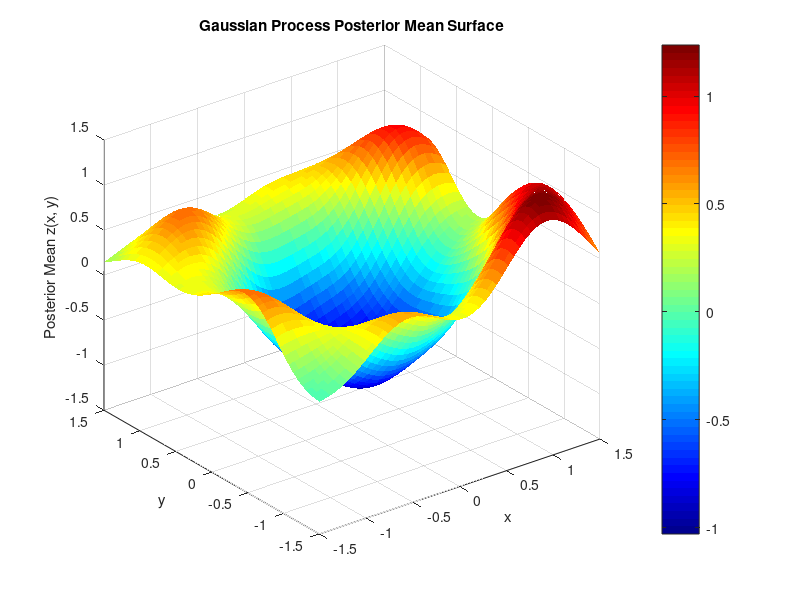
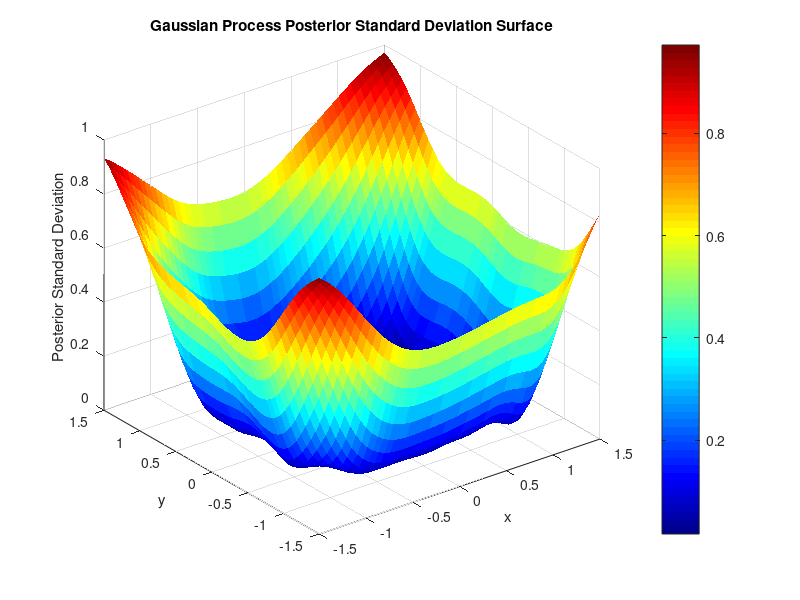
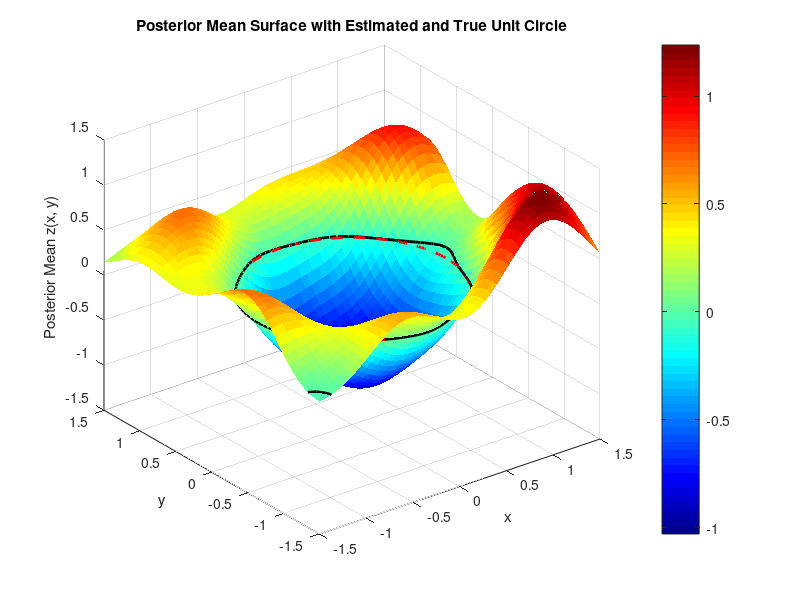
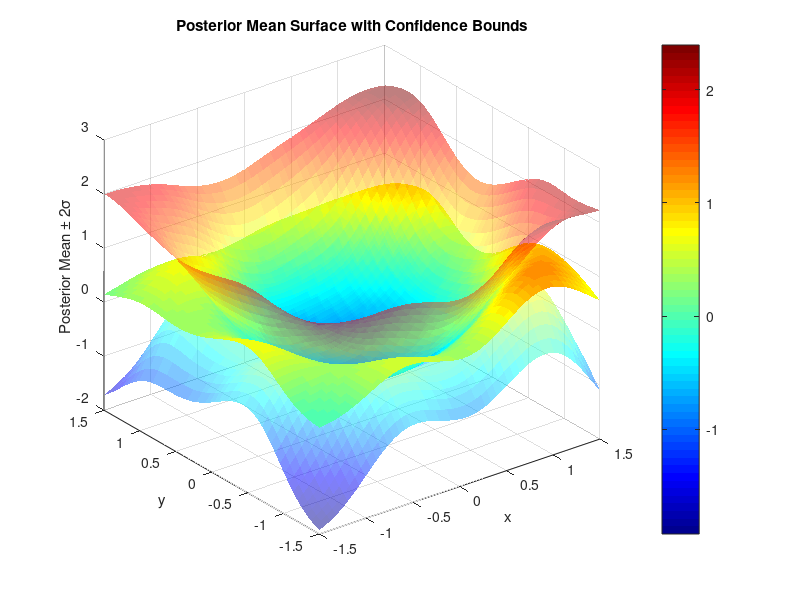

MATLAB code to generate these figures, in order: (Note: this script raises an error after producing the figures.)
% MATLAB Code to Set Up Gaussian Process Regression for a Unit Circle with 3D Visualization

% Clear workspace and command window
clear; clc; close all;

%% 1. Define the Mean and Covariance Functions as in the Paper

% Mean function (assumed zero, but defined explicitly)
mu = @(x) zeros(size(x,1),1);

% Covariance kernel function (Squared Exponential Kernel with hyperparameters)
% Hyperparameters: signal variance (sigma_f) and length-scale (l)
sigma_f = 1.0;  % Signal variance (to be optimized/refitted)
l = 0.5;        % Length-scale (to be optimized/refitted)
k = @(x1, x2) sigma_f^2 * exp(-0.5 * pdist2(x1, x2, 'euclidean').^2 / l^2);

%% 2. Generate Data Representing the Unit Circle

% Number of training data points
N = 100;

% Generate random points in the 2D plane
rng(1);  % For reproducibility
X = 2 * rand(N, 2) - 1;  % Uniformly distributed in [-1, 1] x [-1, 1]

% True function representing the unit circle
z_true = sum(X.^2, 2) - 1;  % z(x, y) = x^2 + y^2 - 1

% Add Gaussian noise to the observations
noise_std = 0.05;  % Standard deviation of noise
epsilon = noise_std * randn(size(z_true));  % Gaussian noise
z_noisy = z_true + epsilon;  % Noisy observations

%% 3. Compute the Posterior Mean and Covariance at Query Points

% Query points where we want to predict the function
grid_size = 50;
[x1_grid, x2_grid] = meshgrid(linspace(-1.5, 1.5, grid_size), linspace(-1.5, 1.5, grid_size));
X_star = [x1_grid(:), x2_grid(:)];  % Flatten the grid for computation

% Compute covariance matrices

% K(X, X)
K_XX = k(X, X);

% K(X_star, X)
K_XstarX = k(X_star, X);

% K(X_star, X_star)
K_XstarXstar_diag = diag(k(X_star, X_star));  % Only need the diagonal

% Add noise variance to the diagonal of K_XX
sigma_n_sq = noise_std^2;
K_XX_noisy = K_XX + sigma_n_sq * eye(N);

% Compute the inverse of the noisy covariance matrix
% For numerical stability, use Cholesky decomposition
L = chol(K_XX_noisy + 1e-6 * eye(N), 'lower');  % Add small value to diagonal for stability
alpha = L'\(L\ (z_noisy - mu(X)));

% Equation (10a): Posterior mean
E_z_Xstar = mu(X_star) + K_XstarX * alpha;

% Equation (10b): Posterior variance
v = L\K_XstarX';
var_z_Xstar = K_XstarXstar_diag - sum(v.^2, 1)';
std_z_Xstar = sqrt(var_z_Xstar);

%% 4. Visualize the Results in 3D

% Reshape the outputs for plotting
E_z_Xstar_grid = reshape(E_z_Xstar, grid_size, grid_size);
std_z_Xstar_grid = reshape(std_z_Xstar, grid_size, grid_size);

% Plot the posterior mean surface
figure;
surf(x1_grid, x2_grid, E_z_Xstar_grid, 'EdgeColor', 'none');
colormap jet;
colorbar;
xlabel('x');
ylabel('y');
zlabel('Posterior Mean z(x, y)');
title('Gaussian Process Posterior Mean Surface');
view(3);
grid on;

% Plot the posterior variance surface
figure;
surf(x1_grid, x2_grid, std_z_Xstar_grid, 'EdgeColor', 'none');
colormap jet;
colorbar;
xlabel('x');
ylabel('y');
zlabel('Posterior Standard Deviation');
title('Gaussian Process Posterior Standard Deviation Surface');
view(3);
grid on;

% Overlay the unit circle on the mean surface
figure;
surf(x1_grid, x2_grid, E_z_Xstar_grid, 'EdgeColor', 'none');
colormap jet;
colorbar;
hold on;
% Plot the contour where z = 0 (estimated unit circle)
contour3(x1_grid, x2_grid, E_z_Xstar_grid, [0, 0], 'k-', 'LineWidth', 2);
% Plot the true unit circle
theta = linspace(0, 2*pi, 200);
plot3(cos(theta), sin(theta), zeros(size(theta)), 'r--', 'LineWidth', 2);
xlabel('x');
ylabel('y');
zlabel('Posterior Mean z(x, y)');
title('Posterior Mean Surface with Estimated and True Unit Circle');
view(3);
grid on;
hold off;

% Plot the posterior mean with uncertainty bounds (mean ± 2σ)
figure;
surf(x1_grid, x2_grid, E_z_Xstar_grid, 'EdgeColor', 'none');
colormap jet;
colorbar;
hold on;
% Upper bound surface (mean + 2σ)
surf(x1_grid, x2_grid, E_z_Xstar_grid + 2 * std_z_Xstar_grid, 'FaceAlpha', 0.5, 'EdgeColor', 'none');
% Lower bound surface (mean - 2σ)
surf(x1_grid, x2_grid, E_z_Xstar_grid - 2 * std_z_Xstar_grid, 'FaceAlpha', 0.5, 'EdgeColor', 'none');
xlabel('x');
ylabel('y');
zlabel('Posterior Mean ± 2σ');
title('Posterior Mean Surface with Confidence Bounds');
view(3);
grid on;
hold off;

%% 5. Visualize the Normal Distribution Changing Across the Domain

% For selected points, plot the normal distribution of z(x, y)
selected_points = [0, 0; 0.5, 0.5; 1.0, 0.0; -0.75, -0.75];
figure;
for i = 1:size(selected_points, 1)
    x_sel = selected_points(i, :);
    % Find the index of the closest point in the grid
    [~, idx] = min(sum((X_star - x_sel).^2, 2));
    mu_sel = E_z_Xstar(idx);
    sigma_sel = std_z_Xstar(idx);
    % Plot the normal distribution at this point
    subplot(2, 2, i);
    x_vals = linspace(mu_sel - 3*sigma_sel, mu_sel + 3*sigma_sel, 100);
    y_vals = normpdf(x_vals, mu_sel, sigma_sel);
    plot(x_vals, y_vals, 'b-', 'LineWidth', 2);
    title(sprintf('Normal Distribution at (%.2f, %.2f)', x_sel(1), x_sel(2)));
    xlabel('z(x, y)');
    ylabel('Probability Density');
    grid on;
end

% Adjust subplot spacing
tight_layout();

%% Function to Adjust Subplot Spacing (Optional)
function tight_layout()
    % Adjusts subplot spacing to minimize whitespace
    % Get all axes handles
    ax = findall(gcf, 'type', 'axes');
    % Remove labels to avoid overlap
    for i = 1:length(ax)
        ax(i).Title.Units = 'normalized';
        ax(i).Title.Position(2) = 1.05;
    end
    % Adjust positions
    for i = 1:length(ax)
        ax_pos = get(ax(i), 'Position');
        ax_pos(3) = 0.4;  % width
        ax_pos(4) = 0.4;  % height
        set(ax(i), 'Position', ax_pos);
    end
end
